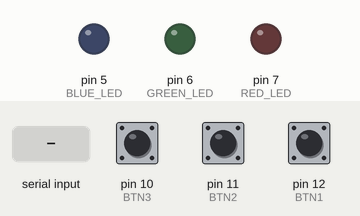
Recording of a sketch running on a simulated Arduino Uno, built with avr-gcc and run on an emulated ATmega328P. Parts: output pins drawn as LEDs (lit = HIGH). The inputs (shaded band) are chosen by the test bench; at power-on: pin 10 (BTN3) HIGH, pin 11 (BTN2) HIGH, pin 12 (BTN1) HIGH.

Above: at 3.2 s.
3.3 s: pin 10 (BTN3) pulled LOW for 0.15 s
At 4.0 s:
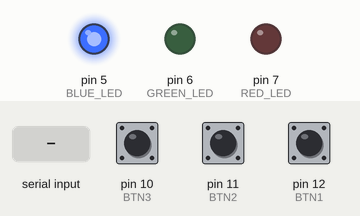
4.9 s: pin 11 (BTN2) pulled LOW for 0.15 s
At 5.3 s:
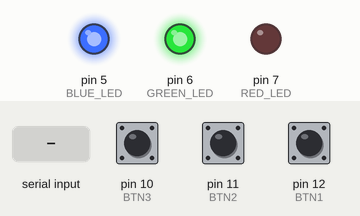
6.5 s: pin 12 (BTN1) pulled LOW for 0.15 s
At 7.7 s:
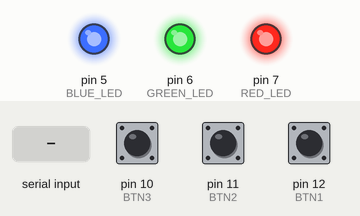
8.1 s: "2\n" received over Serial
At 9.0 s:
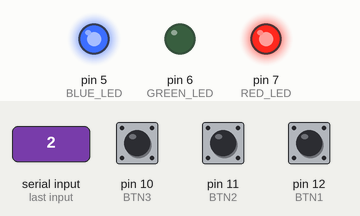
9.6 s: "3\n" received over Serial
At 10.1 s:
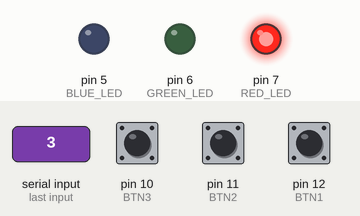
11.1 s: pin 11 (BTN2) pulled LOW for 1 s
At 12.4 s:
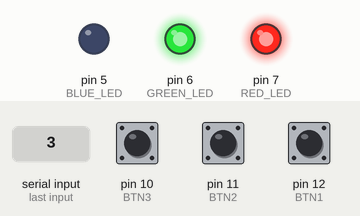
Timing chart, 0 to 14.1 s (numbered marks = the images above; inputs shaded):
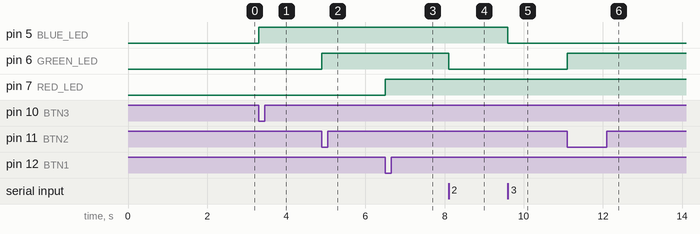

The sketch:

lab7_activity.ino
```cpp
// Laboratory Activity #7: Controllling Arduino using FastAPI

const int RED_LED = 7;
const int GREEN_LED = 6;
const int BLUE_LED = 5;

const int BTN1 = 12;
const int BTN2 = 11;
const int BTN3 = 10;

bool redState = false;
bool greenState = false;
bool blueState = false;

bool lastBtn1 = HIGH;
bool lastBtn2 = HIGH;
bool lastBtn3 = HIGH;

void setup() {
  Serial.begin(9600);

  pinMode(RED_LED, OUTPUT);
  pinMode(GREEN_LED, OUTPUT);
  pinMode(BLUE_LED, OUTPUT);

  pinMode(BTN1, INPUT_PULLUP);
  pinMode(BTN2, INPUT_PULLUP);
  pinMode(BTN3, INPUT_PULLUP);

  digitalWrite(RED_LED, LOW);
  digitalWrite(GREEN_LED, LOW);
  digitalWrite(BLUE_LED, LOW);

  lastBtn1 = digitalRead(BTN1);
  lastBtn2 = digitalRead(BTN2);
  lastBtn3 = digitalRead(BTN3);

  delay(2000);
  while (Serial.available() > 0) Serial.read();
}

void loop() {
  bool btn1 = digitalRead(BTN1);
  bool btn2 = digitalRead(BTN2);
  bool btn3 = digitalRead(BTN3);

  if (lastBtn1 == HIGH && btn1 == LOW) {
    redState = !redState;
    updateLEDs();
  }
  if (lastBtn2 == HIGH && btn2 == LOW) {
    greenState = !greenState;
    updateLEDs();
  }
  if (lastBtn3 == HIGH && btn3 == LOW) {
    blueState = !blueState;
    updateLEDs();
  }

  lastBtn1 = btn1;
  lastBtn2 = btn2;
  lastBtn3 = btn3;

  if (Serial.available()) {
      String input = Serial.readStringUntil('\n');
      input.trim();
      input.toLowerCase();

      if (input.length() == 1) {
          char cmd = input.charAt(0);
          if (cmd == '1') {
              redState = !redState;
              updateLEDs();
          } else if (cmd == '2') {
              greenState = !greenState;
              updateLEDs();
          } else if (cmd == '3') {
              blueState = !blueState;
              updateLEDs();
          }
      }
  }
}

void updateLEDs() {
  digitalWrite(RED_LED, redState ? HIGH : LOW);
  digitalWrite(GREEN_LED, greenState ? HIGH : LOW);
  digitalWrite(BLUE_LED, blueState ? HIGH : LOW);
}
```

Measured:
- after the input at 3.3 s, pin 5 (BLUE_LED): LOW → HIGH at once
- after the input at 4.9 s, pin 6 (GREEN_LED): LOW → HIGH at once
- after the input at 6.5 s, pin 7 (RED_LED): LOW → HIGH at once
- after the input at 8.1 s, pin 6 (GREEN_LED): HIGH → LOW at once
- after the input at 9.6 s, pin 5 (BLUE_LED): HIGH → LOW at once
- after the input at 11.1 s, pin 6 (GREEN_LED): LOW → HIGH at once
